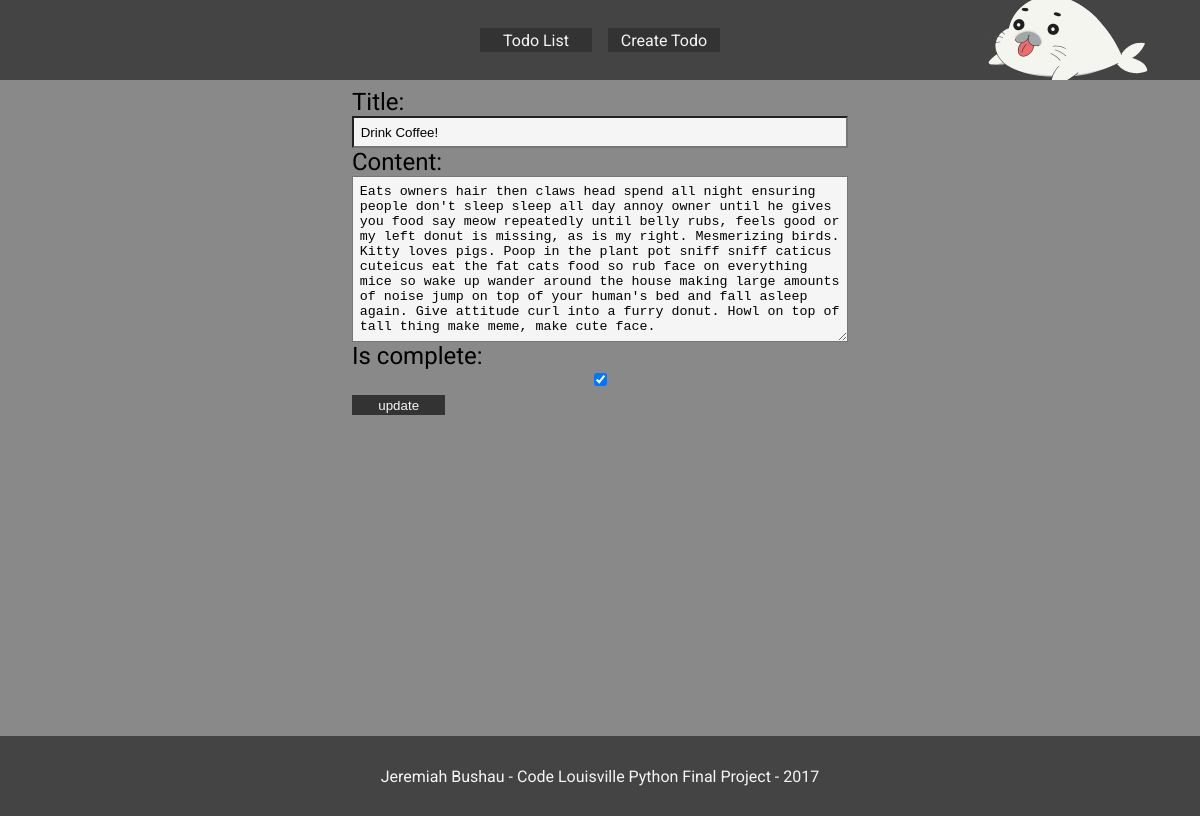
/todo/edit/8/, run on an earlier commit of the app's database.
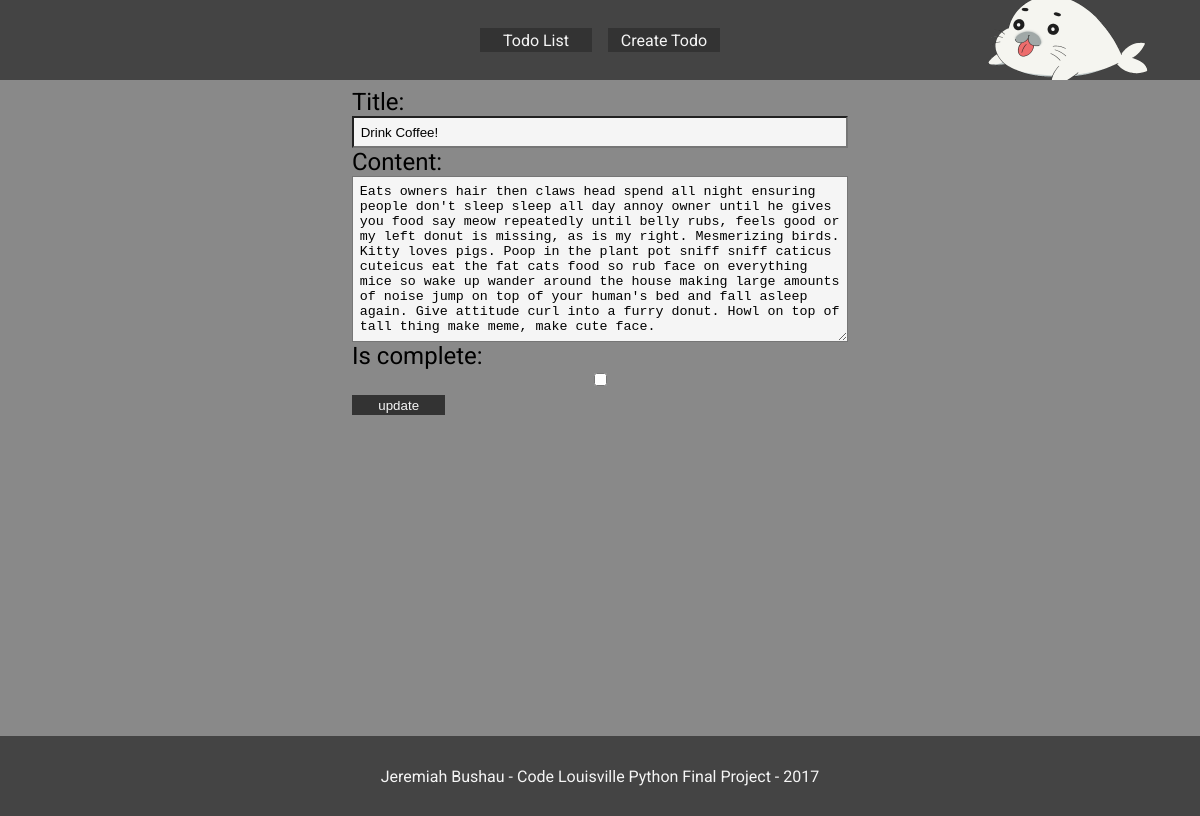
And on a later commit of the database.
### todos/models.py (models this page shows, shortened)
class Todo(models.Model):
    title = models.CharField(max_length=100, unique=True)
    content = models.TextField()
    is_complete = models.BooleanField(default=0)
    created_at = models.DateTimeField(auto_now_add=True)
    modified_at = models.DateTimeField(auto_now=True)

### todos/views.py (the view)
class TodoUpdate(generic.UpdateView):
    model = models.Todo
    fields = ['title', 'content', 'is_complete']
    template_name_suffix = '_update_form'

### todos/templates/todos/todo_update_form.html (shortened to what this page needs)
{% extends 'layout.html' %}
{% block nav_content %}
{% include 'nav.html' %}
{% endblock %}
{% block body_content %}
<div class="form-wrap">
  <form method="POST" id="todoForm">
    {{ form }}
    <input type="submit" value="update">
  </form>
</div>
{% endblock %}
{% block footer_content %}
{% include 'footer.html' %}
{% endblock %}

What changed in the data, as far as the page shows it:
changed Todo "Drink Coffee!": is_complete "☑" → "☐"
